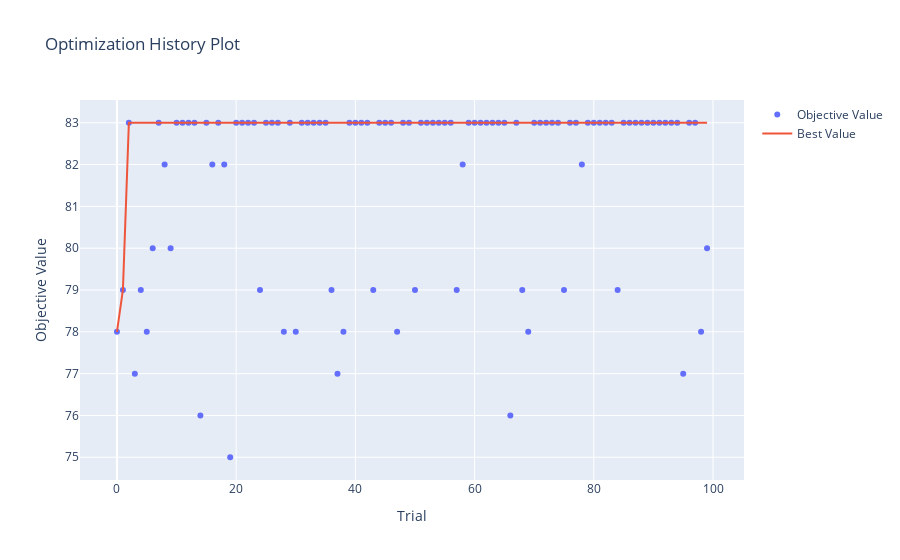

The notebook cell saved with this chart:
### Code cell
optuna.visualization.plot_optimization_history(study)

### Figure 1 — Plotly figure (JSON) as saved in the notebook; plotly's stock layout.template omitted (floating-point values rounded to 4 significant figures)
{"data": [{"mode": "markers", "name": "Objective Value", "type": "scatter", "x": [0, 1, 2, 3, 4, 5, 6, 7, 8, 9, 10, 11, 12, 13, 14, 15, 16, 17, 18, 19, 20, 21, 22, 23, 24, 25, 26, 27, 28, 29, 30, 31, 32, 33, 34, 35, 36, 37, 38, 39, 40, 41, 42, 43, 44, 45, 46, 47, 48, 49, 50, 51, 52, 53, 54, 55, 56, 57, 58, 59, 60, 61, 62, 63, 64, 65, 66, 67, 68, 69, 70, 71, 72, 73, 74, 75, 76, 77, 78, 79, 80, 81, 82, 83, 84, 85, 86, 87, 88, 89, 90, 91, 92, 93, 94, 95, 96, 97, 98, 99], "y": [78, 79, 83, 77, 79, 78, 80, 83, 82, 80, 83, 83, 83, 83, 76, 83, 82, 83, 82, 75, 83, 83, 83, 83, 79, 83, 83, 83, 78, 83, 78, 83, 83, 83, 83, 83, 79, 77, 78, 83, 83, 83, 83, 79, 83, 83, 83, 78, 83, 83, 79, 83, 83, 83, 83, 83, 83, 79, 82, 83, 83, 83, 83, 83, 83, 83, 76, 83, 79, 78, 83, 83, 83, 83, 83, 79, 83, 83, 82, 83, 83, 83, 83, 83, 79, 83, 83, 83, 83, 83, 83, 83, 83, 83, 83, 77, 83, 83, 78, 80]}, {"name": "Best Value", "type": "scatter", "x": [0, 1, 2, 3, 4, 5, 6, 7, 8, 9, 10, 11, 12, 13, 14, 15, 16, 17, 18, 19, 20, 21, 22, 23, 24, 25, 26, 27, 28, 29, 30, 31, 32, 33, 34, 35, 36, 37, 38, 39, 40, 41, 42, 43, 44, 45, 46, 47, 48, 49, 50, 51, 52, 53, 54, 55, 56, 57, 58, 59, 60, 61, 62, 63, 64, 65, 66, 67, 68, 69, 70, 71, 72, 73, 74, 75, 76, 77, 78, 79, 80, 81, 82, 83, 84, 85, 86, 87, 88, 89, 90, 91, 92, 93, 94, 95, 96, 97, 98, 99], "y": [78, 79, 83, 83, 83, 83, 83, 83, 83, 83, 83, 83, 83, 83, 83, 83, 83, 83, 83, 83, 83, 83, 83, 83, 83, 83, 83, 83, 83, 83, 83, 83, 83, 83, 83, 83, 83, 83, 83, 83, 83, 83, 83, 83, 83, 83, 83, 83, 83, 83, 83, 83, 83, 83, 83, 83, 83, 83, 83, 83, 83, 83, 83, 83, 83, 83, 83, 83, 83, 83, 83, 83, 83, 83, 83, 83, 83, 83, 83, 83, 83, 83, 83, 83, 83, 83, 83, 83, 83, 83, 83, 83, 83, 83, 83, 83, 83, 83, 83, 83]}], "layout": {"title": {"text": "Optimization History Plot"}, "xaxis": {"title": {"text": "Trial"}}, "yaxis": {"title": {"text": "Objective Value"}}}}
